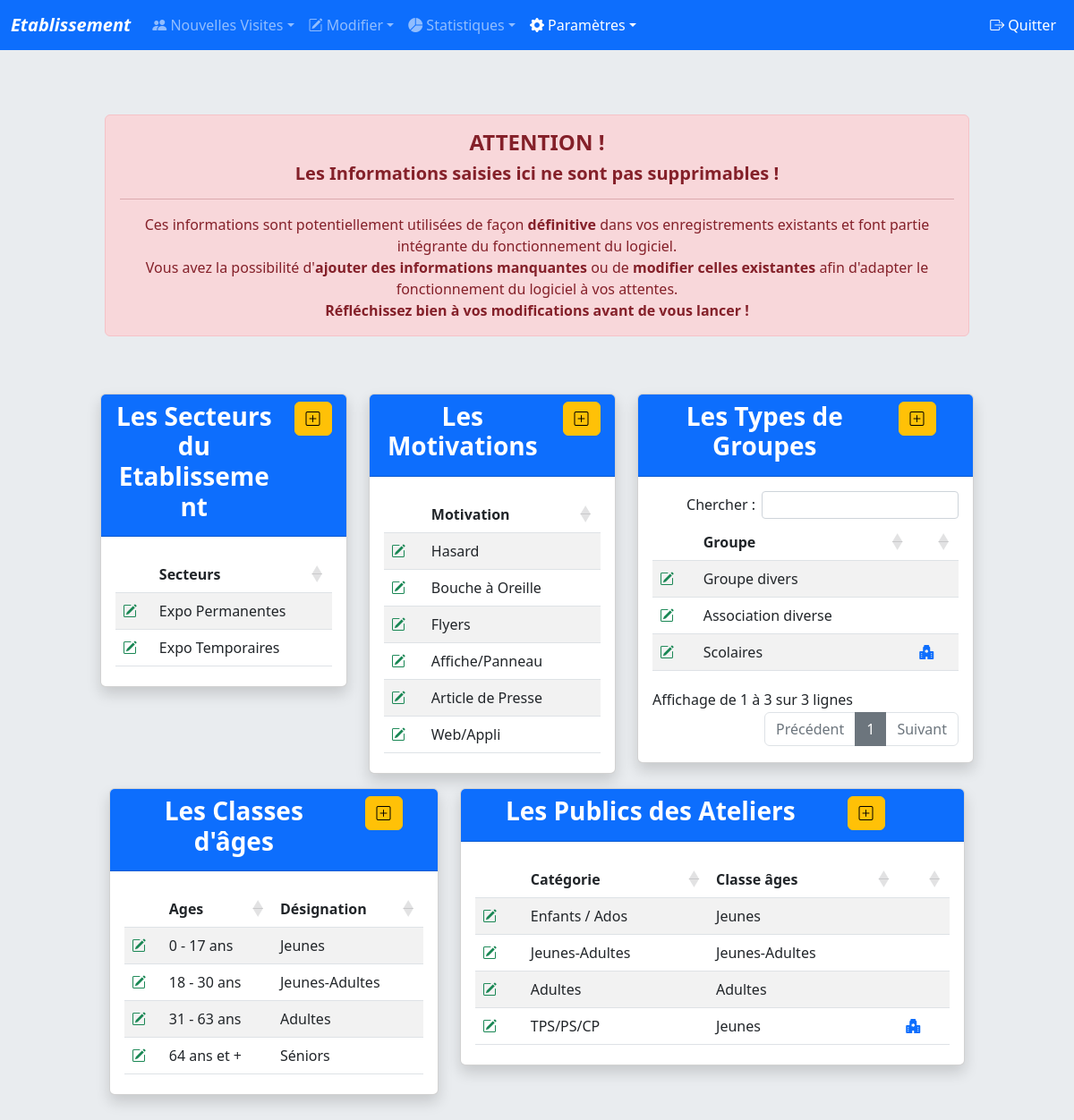
Screenshot of /index.php?page=param&subpage=conf (signed in) with the database file from the repository.
### tables this page shows
CREATE TABLE `tconf_param` (
  `id` int(2) NOT NULL,
  `structure` varchar(50) NOT NULL,
  `resident` varchar(50) NOT NULL,
  `collectivite` varchar(50) NOT NULL,
  `d_dept` int(10) DEFAULT NULL,
  `d_pays` int(10) DEFAULT NULL,
  `ouverture` time DEFAULT NULL,
  `fermeture` time DEFAULT NULL,
  `infos` text DEFAULT NULL,
  `indivpay` tinyint(10) NOT NULL DEFAULT 0,
  `indivgui` tinyint(10) NOT NULL DEFAULT 0,
  `grppay` tinyint(10) NOT NULL DEFAULT 0,
  `grpgui` tinyint(10) NOT NULL DEFAULT 0
);

CREATE TABLE `tconf_secteurs` (
  `id` int(11) NOT NULL,
  `name` varchar(50) NOT NULL,
  `class` varchar(45) NOT NULL
);

CREATE TABLE `tsoci_motiv` (
  `id` int(11) NOT NULL,
  `name` varchar(45) DEFAULT NULL
);

CREATE TABLE `tconf_grp_typ` (
  `id` int(11) NOT NULL,
  `type` varchar(50) NOT NULL,
  `scol` tinyint(10) NOT NULL DEFAULT 0
);

CREATE TABLE `tsoci_ages` (
  `id` int(11) NOT NULL,
  `age` varchar(25) NOT NULL,
  `name` varchar(45) NOT NULL
);

CREATE TABLE `tconf_publics` (
  `id` int(11) NOT NULL,
  `name` varchar(20) DEFAULT NULL,
  `age` int(11) DEFAULT NULL,
  `scol` int(11) DEFAULT NULL
);

### param-conf.php (the view, shortened to what this page needs)
<div class="row justify-content-center m-5">
  <div class="col-xs-auto col-sm-11 col-md-11">
    <div class="alert alert-danger" role="alert">
      <h4 class="alert-heading text-center"><strong>ATTENTION !</strong></h4>
      <h5 class="text-center"><strong>Les Informations saisies ici ne sont pas supprimables !</strong></h5>
      <hr>
      <p class="mb-0 text-center">Ces informations sont potentiellement utilisées de façon <strong>définitive</strong> dans vos enregistrements existants et font partie intégrante du fonctionnement du logiciel.</br>Vous avez la possibilité d'<strong>ajouter des informations manquantes</strong> ou de <strong>modifier celles existantes</strong> afin d'adapter le fonctionnement du logiciel à vos attentes.</p>
      <p class="mb-0 text-center"><strong>Réfléchissez bien à vos modifications avant de vous lancer !</strong></p>
    </div>
  </div>
</div>
<div class="row justify-content-center">
  <div class="col-xs-auto col-sm-6 col-md-6">
    <div class="row justify-content-center">
      <div class="col-xs-auto col-md-6">
        <div class="card shadow mb-3">
          <div class="card-header text-white bg-primary">
            <div class="row">
              <div class="col-9">
                <h3 class="card-title fw-bold text-center">Les Secteurs du <?php echo($structure);?></h3>
              </div>
              <div class="col-3">
                <a  class="btn btn-warning float-right" title="Ajouter un Secteur" data-bs-toggle="modal" data-bs-target="#ModalADDsecteur"><i class="bi bi-plus-square"></i></a>
              </div>
            </div>
          </div>
          <?php
          $req = $dbh->prepare('SELECT tconf_secteurs.id as "ID", tconf_secteurs.name as "Secteurs", tconf_secteurs.class as "Classe CSS" FROM `tconf_secteurs` ORDER BY tconf_secteurs.name ASC');
          $req->execute();
          ?>
          <div class="card-body">
            <table id="secteurs" class="table table-striped dt-responsive nowrap" style="width:100%">
            <?php
              echo ("<thead>");
              echo "<tr>";
              echo "<th></th>\n";
              for ($i = 0; $i < $req->columnCount(); $i++) {
                      $col = $req->getColumnMeta($i);
                      $legend = $col['name'];
                      echo "<th>" .$legend. "</th>\n";
              }
              echo "</tr>\n";
              echo ("</thead>");
              echo ("<tbody class='table-border-bottom-0'>");
              while($row = $req->fetch()) {
                if ($row[0]!=1) {
                    echo ("<tr>");
                    echo ("<td><a href='javascript:void(0)' class='link-success detail-secteur' title='Modifier ce secteur' data-bs-toggle='modal' data-bs-target='#ModalUPDATEsecteur' data-id='".$row[0]."'><i class='bi bi-pencil-square'></i></a></td>");
                    for ($i=0; $i < $req->columnCount(); $i++) {
                            echo "<td>" . $row[$i] . "</td>";
                    }
                    echo "</tr>\n";
                }
              }
              echo ("</tbody>");
            ?>
            </table>
          </div>
        </div>
      </div>
      <div class="col-xs-auto col-md-6">
        <div class="card shadow mb-3">
          <div class="card-header text-white bg-primary">
            <div class="row">
              <div class="col-9">
                <h3 class="card-title fw-bold text-center">Les Motivations</h3>
              </div>
              <div class="col-3">
                <a  class="btn btn-warning float-right" title="Ajouter une motivation" data-bs-toggle="modal" data-bs-target="#ModalADDmotiv"><i class="bi bi-plus-square"></i></a>
              </div>
            </div>
          </div>
          <?php
          $req = $dbh->prepare('SELECT tsoci_motiv.id as "ID", tsoci_motiv.name as "Motivation" FROM `tsoci_motiv` ORDER BY tsoci_motiv.id ASC');
          $req->execute();
          ?>
          <div class="card-body">
            <table id="motiv" class="table table-striped dt-responsive nowrap" style="width:100%">
            <?php
              echo ("<thead>");
              echo "<tr>";
              echo "<th></th>\n";
              for ($i = 0; $i < $req->columnCount(); $i++) {
                      $col = $req->getColumnMeta($i);
                      $legend = $col['name'];
                      echo "<th>" .$legend. "</th>\n";
              }
              echo "</tr>\n";
              echo ("</thead>");
              echo ("<tbody class='table-border-bottom-0'>");
              while($row = $req->fetch()) {
                if ($row[0]!=1) {
                    echo ("<tr>");
                    echo ("<td><a href='javascript:void(0)' class='link-success detail-motiv' title='Modifier cette motivation' data-bs-toggle='modal' data-bs-target='#ModalUPDATEmotiv' data-id='".$row[0]."'><i class='bi bi-pencil-square'></i></a></td>");
                    for ($i=0; $i < $req->columnCount(); $i++) {
                            echo "<td>" . $row[$i] . "</td>";
                    }
                    echo "</tr>\n";
                }
              }
              echo ("</tbody>");
            ?>
            </table>
          </div>
        </div>
      </div>
    </div>
  </div>
  <div class="col-xs-auto col-sm-6 col-md-4">
    <div class="card shadow mb-3">
      <div class="card-header text-white bg-primary">
        <div class="row">
          <div class="col-9">
            <h3 class="card-title fw-bold text-center">Les Types de Groupes</h3>
          </div>
          <div class="col-3">
            <a  class="btn btn-warning float-right" title="Ajouter un Groupe" data-bs-toggle="modal" data-bs-target="#ModalADDgrp"><i class="bi bi-plus-square"></i></a>
          </div>
        </div>
      </div>
      <?php
      $req = $dbh->prepare('SELECT tconf_grp_typ.id as "ID", tconf_grp_typ.type as "Groupe", tconf_grp_typ.scol as "" FROM `tconf_grp_typ` ORDER BY tconf_grp_typ.type ASC');
      $req->execute();
      ?>
      <div class="card-body">
        <table id="grp" class="table table-striped dt-responsive nowrap" style="width:100%">
        <?php
          echo ("<thead>");
          echo "<tr>";
          echo "<th></th>\n";
          for ($i = 0; $i < $req->columnCount(); $i++) {
                  $col = $req->getColumnMeta($i);
                  $legend = $col['name'];
                  echo "<th>" .$legend. "</th>\n";
          }
          echo "</tr>\n";
          echo ("</thead>");
          echo ("<tbody class='table-border-bottom-0'>");
          while($row = $req->fetch()) {
              echo ("<tr>");
              echo ("<td><a href='javascript:void(0)' class='link-success detail-grp' title='Modifier ce groupe' data-bs-toggle='modal' data-bs-target='#ModalUPDATEgrp' data-id='".$row[0]."'><i class='bi bi-pencil-square'></i></a></td>");
              for ($i=0; $i < $req->columnCount(); $i++) {
                      if (empty($row[$i])) $row[$i] = "";
                      if ($row[$i] == 1) {
                        if ($i == 2) {
                          $row[$i] = '<i class="link-primary bi bi-hospital-fill"></i>';
                        }
                      };
                      echo "<td>" . $row[$i] . "</td>";
              }
              echo "</tr>\n";
          }
          echo ("</tbody>");
        ?>
        </table>
      </div>
    </div>
  </div>
  <div class="row justify-content-center">
    <div class="col-xs-auto col-sm-5 col-md-4">
      <div class="card shadow mb-3">
        <div class="card-header text-white bg-primary">
          <div class="row">
            <div class="col-9">
              <h3 class="card-title fw-bold text-center">Les Classes d'âges</h3>
            </div>
            <div class="col-3">
              <a  class="btn btn-warning float-right" title="Ajouter une classe d'âges" data-bs-toggle="modal" data-bs-target="#ModalADDsociage"><i class="bi bi-plus-square"></i></a>
            </div>
          </div>
        </div>
        <?php
        $req = $dbh->prepare('SELECT tsoci_ages.id as "ID", tsoci_ages.age as "Ages", tsoci_ages.name as "Désignation" FROM `tsoci_ages` ORDER BY tsoci_ages.id ASC');
        $req->execute();
        ?>
        <div class="card-body">
          <table id="soci_ages" class="table table-striped dt-responsive nowrap" style="width:100%">
          <?php
            echo ("<thead>");
            echo "<tr>";
            echo "<th></th>\n";
            for ($i = 0; $i < $req->columnCount(); $i++) {
                    $col = $req->getColumnMeta($i);
                    $legend = $col['name'];
                    echo "<th>" .$legend. "</th>\n";
            }
            echo "</tr>\n";
            echo ("</thead>");
            echo ("<tbody class='table-border-bottom-0'>");
            while($row = $req->fetch()) {
              if ($row[0]!=1) {
                  echo ("<tr>");
                  echo ("<td><a href='javascript:void(0)' class='link-success detail-sociage' title='Modifier cette tranche d'âges' data-bs-toggle='modal' data-bs-target='#ModalUPDATEsociage' data-id='".$row[0]."'><i class='bi bi-pencil-square'></i></a></td>");
                  for ($i=0; $i < $req->columnCount(); $i++) {
                          echo "<td>" . $row[$i] . "</td>";
                  }
                  echo "</tr>\n";
              }
            }
            echo ("</tbody>");
          ?>
          </table>
        </div>
      </div>
    </div>
    <div class="col-xs-auto col-sm-6">
      <div class="card shadow mb-3">
        <div class="card-header text-white bg-primary">
          <div class="row">
            <div class="col-9">
              <h3 class="card-title fw-bold text-center">Les Publics des Ateliers</h3>
            </div>
            <div class="col-3">
              <a  class="btn btn-warning float-right" title="Ajouter un Public" data-bs-toggle="modal" data-bs-target="#ModalADDpublic"><i class="bi bi-plus-square"></i></a>
            </div>
          </div>
        </div>
        <?php
        $req = $dbh->prepare('SELECT tconf_publics.id as "ID", tconf_publics.name as "Catégorie", tsoci_ages.name as "Classe âges", tconf_publics.scol as "" FROM `tconf_publics` LEFT JOIN tsoci_ages ON tsoci_ages.id=tconf_publics.age ORDER BY tconf_publics.id ASC');
        $req->execute();
        ?>
        <div class="card-body">
          <table id="publics" class="table table-striped dt-responsive nowrap" style="width:100%">
          <?php
            echo ("<thead>");
            echo "<tr>";
            echo "<th></th>\n";
            for ($i = 0; $i < $req->columnCount(); $i++) {
                    $col = $req->getColumnMeta($i);
                    $legend = $col['name'];
                    echo "<th>" .$legend. "</th>\n";
            }
            echo "</tr>\n";
            echo ("</thead>");
            echo ("<tbody class='table-border-bottom-0'>");
            while($row = $req->fetch()) {
              if ($row[0]!=1) {
                  echo ("<tr>");
                  echo ("<td><a href='javascript:void(0)' class='link-success detail-public' title='Modifier ce groupe' data-bs-toggle='modal' data-bs-target='#ModalUPDATEpublic' data-id='".$row[0]."'><i class='bi bi-pencil-square'></i></a></td>");
                  for ($i=0; $i < $req->columnCount(); $i++) {
                          if (empty($row[$i])) $row[$i] = "";
                          if ($row[$i] == 1) {
                            if ($i == 3) {
                              $row[$i] = '<i class="link-primary bi bi-hospital-fill"></i>';
                            }
                          };
                          echo "<td>" . $row[$i] . "</td>";
                  }
                }
                echo "</tr>\n";
            }
            echo ("</tbody>");
          ?>
          </table>
        </div>
      </div>
    </div>
  </div>
</div>

### inc/menu.php (shortened to what this page needs)
<nav class="navbar navbar-expand-md navbar-dark fixed-top bg-primary">
  <div class="container-fluid">
    <a class="navbar-brand" href="index.php">
      <p class=" text-center test-break text-capitalize fw-bold fst-italic m-0 p-0">
    <?php echo($structure);?>
      </p></a>
    <div class="collapse navbar-collapse" id="Menu">
      <ul class="navbar-nav me-auto mb-2 mb-md-0">
        <li class="nav-item dropdown">
          <a class="nav-link dropdown-toggle text-nowrap <?php if(isset($_GET['page']) AND $_GET['page']=='vis') echo 'active' ?>" id="gestvisi" data-bs-toggle="dropdown" aria-haspopup="true" aria-expanded="false"><i class="bi bi-people-fill"></i> Nouvelles Visites</a>
        </li>
        <li class="nav-item dropdown">
          <a class="nav-link dropdown-toggle text-nowrap <?php if((isset($_GET['page']) AND $_GET['page']=='rec') OR ((isset($_GET['page']) AND $_GET['page']=='edit'))) echo 'active' ?>" id="gestdata" data-bs-toggle="dropdown" aria-haspopup="true" aria-expanded="false"><i class="bi bi-pencil-square"></i> Modifier</a>
        </li>
        <li class="nav-item dropdown">
          <a class="nav-link dropdown-toggle text-nowrap <?php if(isset($_GET['page']) AND $_GET['page']=='stat') echo 'active' ?>" id="stat" data-bs-toggle="dropdown" aria-haspopup="true" aria-expanded="false"><i class="bi bi-pie-chart-fill"></i> Statistiques</a>
        </li>
        <li class="nav-item dropdown">
          <a class="nav-link dropdown-toggle text-nowrap <?php if((isset($_GET['page']) AND $_GET['page']=='param')) echo 'active' ?>" id="param" data-bs-toggle="dropdown" aria-haspopup="true" aria-expanded="false"><i class="bi bi-gear-fill"></i> Paramètres</a>
        </li>
      </ul>
      <li class="navbar-nav nav-item dropdown">
        <a href="php/logout.php" class="nav-link text-nowrap active"><i class="bi bi-box-arrow-right"></i> Quitter</a>
      </li>
    </div>
  </div>
</nav>

### css/global.css (style rules this page uses)
body { padding-top: 5rem; padding-bottom: 10rem; background-color: #e9ecef; }
a:link { text-decoration: none; }

### rows the page displays
tconf_param: structure "Etablissement"
tconf_secteurs: name "Expo Permanentes"
tconf_secteurs: name "Expo Temporaires"
tsoci_motiv: name "Hasard"
tsoci_motiv: name "Bouche à Oreille"
tsoci_motiv: name "Flyers"
tsoci_motiv: name "Affiche/Panneau"
tsoci_motiv: name "Article de Presse"
tsoci_motiv: name "Web/Appli"
tconf_grp_typ: type "Association diverse"
tconf_grp_typ: type "Groupe divers"
tconf_grp_typ: type "Scolaires"
tsoci_ages: age "0 - 17 ans", name "Jeunes"
tsoci_ages: age "18 - 30 ans", name "Jeunes-Adultes"
tsoci_ages: age "31 - 63 ans", name "Adultes"
tsoci_ages: age "64 ans et +", name "Séniors"
tconf_publics: name "Enfants / Ados", tsoci_ages.name "Jeunes"
tconf_publics: name "Jeunes-Adultes", tsoci_ages.name "Jeunes-Adultes"
tconf_publics: name "Adultes", tsoci_ages.name "Adultes"
tconf_publics: name "TPS/PS/CP", tsoci_ages.name "Jeunes"

### other values shown
$legend "Secteurs"
$legend "Motivation"
$legend "Groupe"
$legend "Ages"
$legend "Désignation"
$legend "Catégorie"
$legend "Classe âges"
